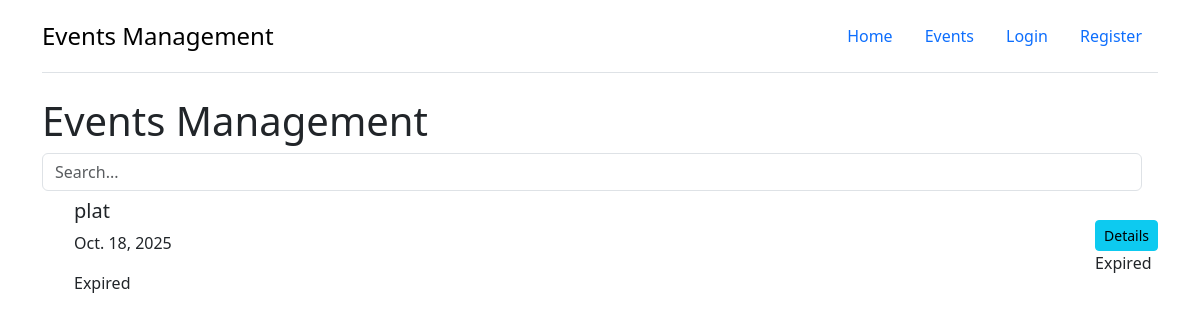
Before: / with the older database file.
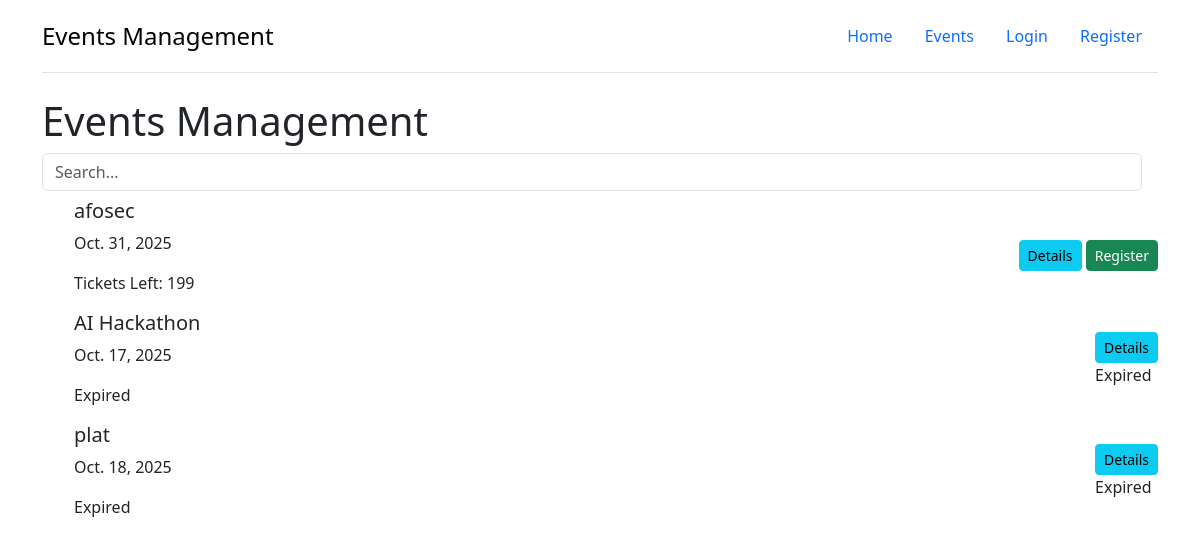
After: the same page with the newer database file.
### events/models.py (models this page shows, shortened)
class Event(models.Model):
    EVENT_STATUS_CHOICES = [
        ('upcoming', 'upcoming'),
        ('ongoing', 'ongoing'),
        ('completed', 'completed')
    ]
    name = models.CharField(max_length=100)
    description = models.TextField()
    date = models.DateField()
    start_time = models.TimeField()
    end_time = models.TimeField()
    is_public = models.BooleanField(default=False)
    location = models.CharField(max_length=100, blank=True, null=True)
    max_participants = models.PositiveIntegerField()
    organizer = models.ForeignKey(
        User, on_delete=models.CASCADE, related_name='organized_events')
    venue = models.ForeignKey(
        Venue, on_delete=models.CASCADE, related_name='events')
    pub_date = models.TimeField(default=now)
    status = models.CharField(
        max_length=10, choices=EVENT_STATUS_CHOICES, default="upcoming")
    def get_remaining_tickets(self):
        tickets = self.tickets.count()
        return max(0, self.max_participants - tickets)

### events/views.py (the view)
# urls.py: path("", views.IndexView.as_view(), name="index"),
class IndexView(generic.ListView):
    template_name = "events/index.html"
    context_object_name = "events"
    def get_queryset(self):
        query = self.request.GET.get("q")
        if query:
            return Event.objects.filter(is_public=True, name__icontains=query).order_by("-pub_date")
        else:
            return Event.objects.filter(is_public=True).order_by("-pub_date")
    def get_context_data(self, **kwargs):
        context = super().get_context_data(**kwargs)
        context['today'] = timezone.now().date()
        return context

### events/templates/events/index.html (shortened to what this page needs)
{% extends "events/base.html" %}
{% block content %}
<h1 class="text-3xl font-bold underline">Events Management</h1>
<form class="col-12 col-lg-auto mb-3 mb-lg-0 me-lg-3" method="GET" action="{% url 'index' %}" role="search">
    <input type="search" name="q" id="q" class="form-control" placeholder="Search..." aria-label="Search">
</form>
<ul class="my-2">
    {% for event in events %}
        <li class="list-group-item d-flex justify-content-between align-items-center">
            <div>
                <h5>{{ event.name }}</h5>
                <p>{{ event.date }} </p>
                {% if event.date < today %}
                    <p class="text-red-500">Expired</p>
                {% else %}
                    <p>Tickets Left: {{ event.get_remaining_tickets }}</p>
                {% endif %}
            </div>
            <div>
                <a href="{% url 'details' event.id %}" class="btn btn-info btn-sm">Details</a>
                <form action="{% url 'buy-ticket' event.id %}" method="POST" style="display: inline;">
                    {% if event.date < today %}
                        <p class="text-red-500">Expired</p>
                    {% else %}
                        {% if event.get_remaining_tickets > 0 %}
                            <button type="submit" class="btn btn-success btn-sm">Register</button>
                        {% else %}
                            <button type="button" class="btn btn-secondary btn-sm" disabled>Sold Out</button>
                        {% endif %}
                    {% endif %}
                </form>
            </div>
        </li>
    {% empty %}
        <p class="text-muted">No public events available at the moment.</p>
    {% endfor %}
</ul>
{% endblock %}

### events/templates/events/base.html (shortened to what this page needs)
<!DOCTYPE html>
{% load static %}
<html lang="en">
  <head>
    <link
      href="https://cdn.jsdelivr.net/npm/bootstrap@5.3.3/dist/css/bootstrap.min.css"
      rel="stylesheet"
    />
  </head>
  <body>
    <div class="container">
      {% include "events/components/navbar.html" with reviews=reviews %}
      {% block content %}
      {%endblock %}
    </div>
  </body>
</html>

### events/templates/events/components/navbar.html
<header class="d-flex flex-wrap justify-content-center py-3 mb-4 border-bottom">
  <a
    href="/"
    class="d-flex align-items-center mb-3 mb-md-0 me-md-auto link-body-emphasis text-decoration-none"
  >
    <span class="fs-4">Events Management</span>
  </a>
  <ul class="nav nav-pills">
    {% if user.is_authenticated %}
    <li class="nav-item"><a href="/" class="nav-link">Events</a></li>
     <li class="nav-item"><a href="/dash" class="nav-link">Dashboard</a></li>
    <li class="nav-item"><a href="/profile" class="nav-link">Profile</a></li>
    <li class="nav-item"><a href="/logout" class="nav-link">Logout</a></li>
    {% else %}
    <li class="nav-item">
      <a href="/" class="nav-link">Home</a>
    </li>
    <li class="nav-item"><a href="/" class="nav-link">Events</a></li>
    <li class="nav-item"><a href="/login" class="nav-link">Login</a></li>
    <li class="nav-item"><a href="/register" class="nav-link">Register</a></li>
{% endif %}
  </ul>
</header>

Changed rows visible on the page:
added Event: name "afosec", date "Oct. 31, 2025", get_remaining_tickets "199", shows "Register"
now on this page (row edited): Event: name "AI Hackathon", date "Oct. 17, 2025", shows "Expired"
